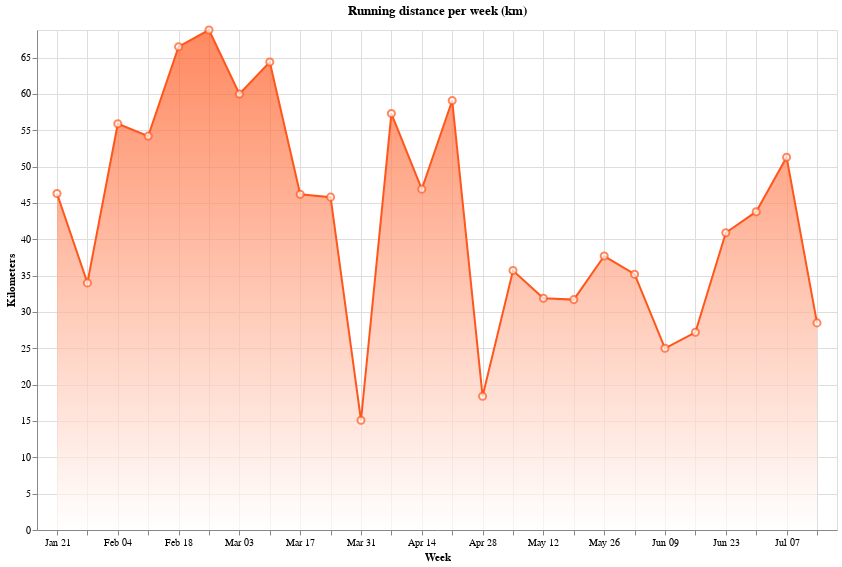

Notebook cell for this chart:
### Code cell
x_scale = alt.Scale(padding=20)
upper_limit = weekly_data["distance_km"].max()
lower_limit = 0

x = alt.X("start_date:T", scale=alt.Scale(padding=20), title="Week")
y = alt.Y(
    "distance_km:Q",
    axis=alt.Axis(title="Kilometers"),
    scale=alt.Scale(domain=[lower_limit, upper_limit]),
)

line_chart = (
    alt.Chart(weekly_data.reset_index())
    .mark_area(
        line={"color": "#ff561b"},
        color=alt.Gradient(
            gradient="linear",
            stops=[
                alt.GradientStop(color="white", offset=0),
                alt.GradientStop(color="#ff561b", offset=1),
            ],
            x1=1,
            x2=1,
            y1=1,
            y2=0,
        ),
    )
    .encode(
        x=x,
        y=y,
        tooltip=["start_date:T", "distance_km:Q"],
    )
    .properties(width=800, height=500, title="Running distance per week (km)")
)

points = (
    alt.Chart(weekly_data.reset_index())
    .mark_point(
        filled=True,
        fill="white",
        stroke="#ff561b",
        strokeWidth=2,
        size=50,
        shape="circle",
    )
    .encode(
        x=x,
        y=y,
        tooltip=["start_date:T", "distance_km:Q"],
    )
)


chart = line_chart + points

chart.show()

### Figure 1 — Vega-Lite specification as saved in the notebook (floating-point values rounded to 4 significant figures)
{"config": {"view": {"continuousWidth": 300, "continuousHeight": 300}}, "layer": [{"data": {"name": "data-d7dcfe3e6c94386daa2b55ed37249a65"}, "mark": {"type": "area", "color": {"gradient": "linear", "stops": [{"color": "white", "offset": 0}, {"color": "#ff561b", "offset": 1}], "x1": 1, "x2": 1, "y1": 1, "y2": 0}, "line": {"color": "#ff561b"}}, "encoding": {"tooltip": [{"field": "start_date", "type": "temporal"}, {"field": "distance_km", "type": "quantitative"}], "x": {"field": "start_date", "scale": {"padding": 20}, "title": "Week", "type": "temporal"}, "y": {"axis": {"title": "Kilometers"}, "field": "distance_km", "scale": {"domain": [0, 68.8]}, "type": "quantitative"}}, "title": "Running distance per week (km)"}, {"data": {"name": "data-d7dcfe3e6c94386daa2b55ed37249a65"}, "mark": {"type": "point", "fill": "white", "filled": true, "shape": "circle", "size": 50, "stroke": "#ff561b", "strokeWidth": 2}, "encoding": {"tooltip": [{"field": "start_date", "type": "temporal"}, {"field": "distance_km", "type": "quantitative"}], "x": {"field": "start_date", "scale": {"padding": 20}, "title": "Week", "type": "temporal"}, "y": {"axis": {"title": "Kilometers"}, "field": "distance_km", "scale": {"domain": [0, 68.8]}, "type": "quantitative"}}}], "height": 500, "width": 800, "$schema": "https://vega.github.io/schema/vega-lite/v5.17.0.json", "datasets": {"data-d7dcfe3e6c94386daa2b55ed37249a65": [{"start_date": "2024-01-21T00:00:00+00:00", "distance_meters": 46270.0, "time_seconds": 15041, "distance_km": 46.3}, {"start_date": "2024-01-28T00:00:00+00:00", "distance_meters": 33960.0, "time_seconds": 11370, "distance_km": 34.0}, {"start_date": "2024-02-04T00:00:00+00:00", "distance_meters": 55940.0, "time_seconds": 17744, "distance_km": 55.9}, {"start_date": "2024-02-11T00:00:00+00:00", "distance_meters": 54180.0, "time_seconds": 17614, "distance_km": 54.2}, {"start_date": "2024-02-18T00:00:00+00:00", "distance_meters": 66540.0, "time_seconds": 21097, "distance_km": 66.5}, {"start_date": "2024-02-25T00:00:00+00:00", "distance_meters": 68760.0, "time_seconds": 22222, "distance_km": 68.8}, {"start_date": "2024-03-03T00:00:00+00:00", "distance_meters": 60000.0, "time_seconds": 18479, "distance_km": 60.0}, {"start_date": "2024-03-10T00:00:00+00:00", "distance_meters": 64370.0, "time_seconds": 20196, "distance_km": 64.4}, {"start_date": "2024-03-17T00:00:00+00:00", "distance_meters": 46180.0, "time_seconds": 14677, "distance_km": 46.2}, {"start_date": "2024-03-24T00:00:00+00:00", "distance_meters": 45790.0, "time_seconds": 14908, "distance_km": 45.8}, {"start_date": "2024-03-31T00:00:00+00:00", "distance_meters": 15070.0, "time_seconds": 5071, "distance_km": 15.1}, {"start_date": "2024-04-07T00:00:00+00:00", "distance_meters": 57270.0, "time_seconds": 18855, "distance_km": 57.3}, {"start_date": "2024-04-14T00:00:00+00:00", "distance_meters": 46870.0, "time_seconds": 14811, "distance_km": 46.9}, {"start_date": "2024-04-21T00:00:00+00:00", "distance_meters": 59100.0, "time_seconds": 18342, "distance_km": 59.1}, {"start_date": "2024-04-28T00:00:00+00:00", "distance_meters": 18420.0, "time_seconds": 6487, "distance_km": 18.4}, {"start_date": "2024-05-05T00:00:00+00:00", "distance_meters": 35710.0, "time_seconds": 12834, "distance_km": 35.7}, {"start_date": "2024-05-12T00:00:00+00:00", "distance_meters": 31920.0, "time_seconds": 10641, "distance_km": 31.9}, {"start_date": "2024-05-19T00:00:00+00:00", "distance_meters": 31670.0, "time_seconds": 10075, "distance_km": 31.7}, {"start_date": "2024-05-26T00:00:00+00:00", "distance_meters": 37660.0, "time_seconds": 11849, "distance_km": 37.7}, {"start_date": "2024-06-02T00:00:00+00:00", "distance_meters": 35180.0, "time_seconds": 11666, "distance_km": 35.2}, {"start_date": "2024-06-09T00:00:00+00:00", "distance_meters": 24950.0, "time_seconds": 7869, "distance_km": 25.0}, {"start_date": "2024-06-16T00:00:00+00:00", "distance_meters": 27250.0, "time_seconds": 8402, "distance_km": 27.2}, {"start_date": "2024-06-23T00:00:00+00:00", "distance_meters": 40860.0, "time_seconds": 12976, "distance_km": 40.9}, {"start_date": "2024-06-30T00:00:00+00:00", "distance_meters": 43790.0, "time_seconds": 13925, "distance_km": 43.8}, {"start_date": "2024-07-07T00:00:00+00:00", "distance_meters": 51350.0, "time_seconds": 18104, "distance_km": 51.3}, {"start_date": "2024-07-14T00:00:00+00:00", "distance_meters": 28500.0, "time_seconds": 9205, "distance_km": 28.5}]}}
